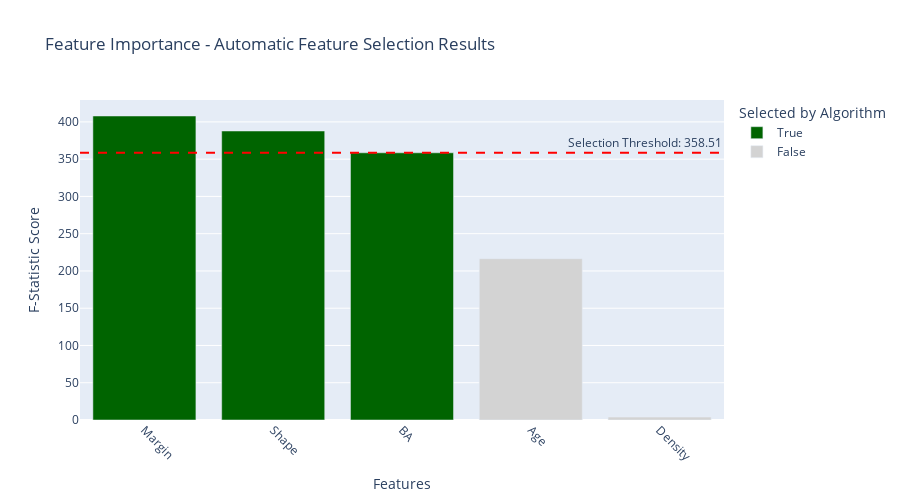
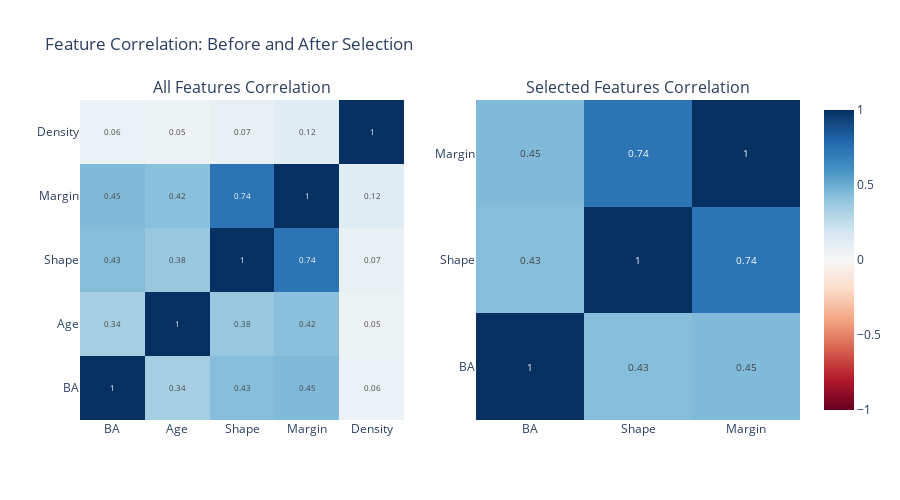

The notebook cell saved with these charts, in order:
### Code cell
# VISUALIZE FEATURE SELECTION RESULTS
# Create plots showing feature importance and selection impact

print("\n=== VISUALIZING FEATURE SELECTION IMPACT ===")

# Create feature importance bar chart
feature_importance_data = pd.DataFrame({
    'Feature': X.columns,
    'F_Score': feature_scores,
    'P_Value': feature_pvalues,
    'Selected': selected_features_mask
})

# Sort by F-score for better visualization
feature_importance_data = feature_importance_data.sort_values('F_Score', ascending=False)

# Create bar chart of feature importance
fig_fs = px.bar(
    feature_importance_data,
    x='Feature',
    y='F_Score',
    color='Selected',
    title='Feature Importance - Automatic Feature Selection Results',
    labels={'F_Score': 'F-Statistic Score', 'Selected': 'Selected by Algorithm'},
    color_discrete_map={True: 'darkgreen', False: 'lightgray'}
)

# Update layout for better readability
fig_fs.update_layout(
    xaxis_title="Features",
    yaxis_title="F-Statistic Score",
    xaxis={'tickangle': 45},
    height=500
)

# Add threshold line to show selection cutoff
threshold_score = sorted(feature_scores, reverse=True)[k_features-1]
fig_fs.add_hline(y=threshold_score, line_dash="dash", line_color="red", 
                annotation_text=f"Selection Threshold: {threshold_score:.2f}")

fig_fs.show()

# Create correlation matrix comparison: All features vs Selected features
print("\n=== FEATURE CORRELATION ANALYSIS ===")

# Original correlation matrix (all features)
corr_all = X.corr()

# Selected features correlation matrix
X_selected_df = pd.DataFrame(X_selected, columns=selected_feature_names)
corr_selected = X_selected_df.corr()

# Create side-by-side correlation matrices
fig_corr_comp = make_subplots(
    rows=1, cols=2,
    subplot_titles=('All Features Correlation', 'Selected Features Correlation'),
    specs=[[{"secondary_y": False}, {"secondary_y": False}]]
)

# All features correlation heatmap
fig_corr_comp.add_trace(
    go.Heatmap(
        z=corr_all.values,
        x=corr_all.columns,
        y=corr_all.columns,
        colorscale='RdBu',
        zmid=0,
        showscale=False,
        text=np.around(corr_all.values, decimals=2),
        texttemplate="%{text}",
        textfont={"size": 8}
    ),
    row=1, col=1
)

# Selected features correlation heatmap  
fig_corr_comp.add_trace(
    go.Heatmap(
        z=corr_selected.values,
        x=corr_selected.columns,
        y=corr_selected.columns,
        colorscale='RdBu',
        zmid=0,
        showscale=True,
        text=np.around(corr_selected.values, decimals=2),
        texttemplate="%{text}",
        textfont={"size": 10}
    ),
    row=1, col=2
)

fig_corr_comp.update_layout(
    title_text="Feature Correlation: Before and After Selection",
    height=500
)

fig_corr_comp.show()

print("✓ Feature selection visualization completed")
print(f"Dimensionality reduced from {X.shape[1]} to {k_features} features")
print(f"Selected features show strong predictive power for target variable")

### Figure 1 — Plotly figure (JSON) as saved in the notebook; plotly's stock layout.template omitted (floating-point values rounded to 4 significant figures)
{"data": [{"hovertemplate": "Selected by Algorithm=True<br>Feature=%{x}<br>F-Statistic Score=%{y}<extra></extra>", "legendgroup": "True", "marker": {"color": "darkgreen", "pattern": {"shape": ""}}, "name": "True", "orientation": "v", "showlegend": true, "textposition": "auto", "type": "bar", "x": ["Margin", "Shape", "BA"], "xaxis": "x", "y": [407.9, 387.8, 358.5], "yaxis": "y"}, {"hovertemplate": "Selected by Algorithm=False<br>Feature=%{x}<br>F-Statistic Score=%{y}<extra></extra>", "legendgroup": "False", "marker": {"color": "lightgray", "pattern": {"shape": ""}}, "name": "False", "orientation": "v", "showlegend": true, "textposition": "auto", "type": "bar", "x": ["Age", "Density"], "xaxis": "x", "y": [216.4, 3.921], "yaxis": "y"}], "layout": {"annotations": [{"showarrow": false, "text": "Selection Threshold: 358.51", "x": 1, "xanchor": "right", "xref": "x domain", "y": 358.5, "yanchor": "bottom", "yref": "y"}], "barmode": "relative", "height": 500, "legend": {"title": {"text": "Selected by Algorithm"}, "tracegroupgap": 0}, "shapes": [{"line": {"color": "red", "dash": "dash"}, "type": "line", "x0": 0, "x1": 1, "xref": "x domain", "y0": 358.5, "y1": 358.5, "yref": "y"}], "title": {"text": "Feature Importance - Automatic Feature Selection Results"}, "xaxis": {"anchor": "y", "domain": [0, 1], "tickangle": 45, "title": {"text": "Features"}}, "yaxis": {"anchor": "x", "domain": [0, 1], "title": {"text": "F-Statistic Score"}}}}

### Figure 2 — Plotly figure (JSON) as saved in the notebook; plotly's stock layout.template omitted (floating-point values rounded to 4 significant figures)
{"data": [{"colorscale": [[0, "rgb(103,0,31)"], [0.1, "rgb(178,24,43)"], [0.2, "rgb(214,96,77)"], [0.3, "rgb(244,165,130)"], [0.4, "rgb(253,219,199)"], [0.5, "rgb(247,247,247)"], [0.6, "rgb(209,229,240)"], [0.7, "rgb(146,197,222)"], [0.8, "rgb(67,147,195)"], [0.9, "rgb(33,102,172)"], [1, "rgb(5,48,97)"]], "showscale": false, "text": [[1.0, 0.34, 0.43, 0.45, 0.06], [0.34, 1.0, 0.38, 0.42, 0.05], [0.43, 0.38, 1.0, 0.74, 0.07], [0.45, 0.42, 0.74, 1.0, 0.12], [0.06, 0.05, 0.07, 0.12, 1.0]], "textfont": {"size": 8}, "texttemplate": "%{text}", "type": "heatmap", "x": ["BA", "Age", "Shape", "Margin", "Density"], "xaxis": "x", "y": ["BA", "Age", "Shape", "Margin", "Density"], "yaxis": "y", "z": [[1.0, 0.3371, 0.4325, 0.4456, 0.06086], [0.3371, 1.0, 0.3801, 0.4209, 0.05242], [0.4325, 0.3801, 1.0, 0.738, 0.07397], [0.4456, 0.4209, 0.738, 1.0, 0.1249], [0.06086, 0.05242, 0.07397, 0.1249, 1.0]], "zmid": 0}, {"colorscale": [[0, "rgb(103,0,31)"], [0.1, "rgb(178,24,43)"], [0.2, "rgb(214,96,77)"], [0.3, "rgb(244,165,130)"], [0.4, "rgb(253,219,199)"], [0.5, "rgb(247,247,247)"], [0.6, "rgb(209,229,240)"], [0.7, "rgb(146,197,222)"], [0.8, "rgb(67,147,195)"], [0.9, "rgb(33,102,172)"], [1, "rgb(5,48,97)"]], "showscale": true, "text": [[1.0, 0.43, 0.45], [0.43, 1.0, 0.74], [0.45, 0.74, 1.0]], "textfont": {"size": 10}, "texttemplate": "%{text}", "type": "heatmap", "x": ["BA", "Shape", "Margin"], "xaxis": "x2", "y": ["BA", "Shape", "Margin"], "yaxis": "y2", "z": [[1.0, 0.4325, 0.4456], [0.4325, 1.0, 0.738], [0.4456, 0.738, 1.0]], "zmid": 0}], "layout": {"annotations": [{"font": {"size": 16}, "showarrow": false, "text": "All Features Correlation", "x": 0.225, "xanchor": "center", "xref": "paper", "y": 1, "yanchor": "bottom", "yref": "paper"}, {"font": {"size": 16}, "showarrow": false, "text": "Selected Features Correlation", "x": 0.775, "xanchor": "center", "xref": "paper", "y": 1, "yanchor": "bottom", "yref": "paper"}], "height": 500, "title": {"text": "Feature Correlation: Before and After Selection"}, "xaxis": {"anchor": "y", "domain": [0, 0.45]}, "xaxis2": {"anchor": "y2", "domain": [0.55, 1]}, "yaxis": {"anchor": "x", "domain": [0, 1]}, "yaxis2": {"anchor": "x2", "domain": [0, 1]}}}
